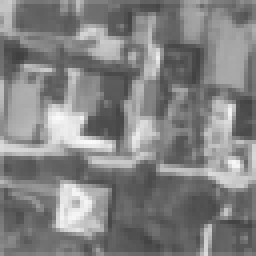
#> input picture advanced_vision_algorithms/mellin/data/domek_r0_64.pgm, 64 x 64 px (shown 4 times larger)
$ python mellin.py
#> lines starting #> are read from the running program, lines starting #| are printed output that depends on the picture
import cv2
import numpy as np
from matplotlib import pyplot


def hanning2D(n):
    h = np.hanning(n)
    return np.sqrt(np.outer(h,h))


def highpassFilter(size):
    rows = np.cos(np.pi*np.matrix([-0.5 + x/(size[0]-1) for x in range(size[0])]))
    cols = np.cos(np.pi*np.matrix([-0.5 + x/(size[1]-1) for x in range(size[1])]))
    X = np.outer(rows, cols)
    return (1.0 - X) * (2.0 - X)


template = cv2.imread('data/domek_r0_64.pgm', 0)
#> template is the input picture: shape (64, 64); min 64, max 250, mean 129.9
im = cv2.imread('data/domek_r210.pgm', 0)
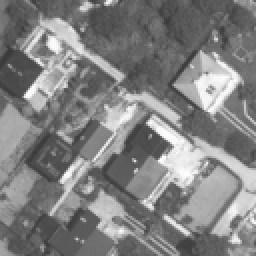
#> input picture advanced_vision_algorithms/mellin/data/domek_r210.pgm, 128 x 128 px (shown 2 times larger)
#> im is the input picture: shape (128, 128); min 59, max 255, mean 129.1

rows, columns = im.shape
#> rows = 128; columns = 128
rows_template, columns_template = template.shape
#> rows_template = 64; columns_template = 64

start_x = (columns - columns_template) // 2
#> start_x = 32
start_y = (rows - rows_template) // 2
#> start_y = 32

template2 = np.zeros(im.shape)
hanning = hanning2D(template.shape[0])
template = template*hanning

template2[start_x:(start_x+columns_template), start_y:(start_y+rows_template)] = template
template2 = np.fft.fftshift(template2)

f = np.fft.fft2(im)
f_temp = np.fft.fft2(template2)

f = np.fft.fftshift(f)
f_temp = np.fft.fftshift(f_temp)

f = np.abs(f)
f_temp = np.abs(f_temp)

highpass1 = highpassFilter(f.shape)
highpass2 = highpassFilter(f_temp.shape)


f = f*highpass1
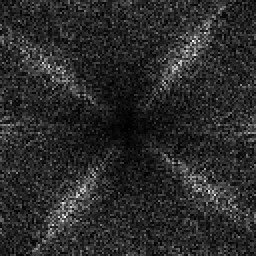
#> f: shape (128, 128) float64 (shown 2 times larger); min 10.43, max 5964.2, mean 1025; drawn with min black and max white
f_temp = f_temp*highpass2

R = f.shape[0]/2
#> R = 64
M = 2*R/np.log(R)
#> M = 30.78
lp = cv2.logPolar(f, (f.shape[0]/2, f.shape[1]/2), M, flags=cv2.INTER_LINEAR + cv2.WARP_FILL_OUTLIERS)

temp_lp = cv2.logPolar(f_temp, (f_temp.shape[0]/2, f_temp.shape[1]/2), M, flags=cv2.INTER_LINEAR + cv2.WARP_FILL_OUTLIERS)
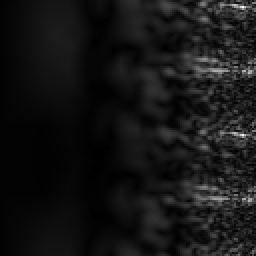
#> temp_lp: shape (128, 128) float64 (shown 2 times larger); min 8.32, max 1603.3, mean 142.8; drawn with min black and max white


f_lp = np.fft.fft2(lp)
f_temp_lp = np.fft.fft2(temp_lp)

corr_lp = f_lp * f_temp_lp.conj()
corr_lp = corr_lp/np.abs(corr_lp)
ifft = np.fft.ifft2(corr_lp)

angle, logr = np.unravel_index(np.argmax(abs(ifft)), ifft.shape)
#> angle = 11; logr = 107

if logr > ifft.shape[1] // 2:
    wykl = R - logr
#> wykl = -43
else:
    wykl = -logr

scale = np.exp(1/M) ** wykl
#> scale = 0.247

A = (angle * 360.0)/ifft.shape[0]
#> A = 30.94
angle1 = 360-A
#> angle1 = 329.1
angle2 = 360-A-180
#> angle2 = 149.1

midTrans1 = [np.floor((im.shape[0] + 1) / 2), np.floor((im.shape[1] + 1) / 2)]
#> midTrans1 = [64, 64]
transformation_matrix1 = cv2.getRotationMatrix2D((midTrans1[0], midTrans1[1]), -angle1, 1)
#> transformation_matrix1 = [[0.858, 0.514, -23.8], [-0.514, 0.858, 42.01]]

midTrans2 = [np.floor((im.shape[0] + 1) / 2), np.floor((im.shape[1] + 1) / 2)]
#> midTrans2 = [64, 64]
transformation_matrix2 = cv2.getRotationMatrix2D((midTrans2[0], midTrans2[1]), -angle2, 1)
#> transformation_matrix2 = [[-0.858, -0.514, 151.8], [0.514, -0.858, 85.99]]

im1 = cv2.warpAffine(im, transformation_matrix1, (im.shape[1], im.shape[0])) #cols, rows
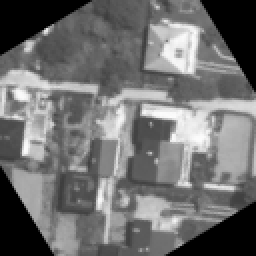
#> im1: shape (128, 128) (shown 2 times larger); min 0, max 253, mean 111.2
im2 = cv2.warpAffine(im, transformation_matrix2, (im.shape[1], im.shape[0]))

template = cv2.imread('data/wzor.pgm', 0)
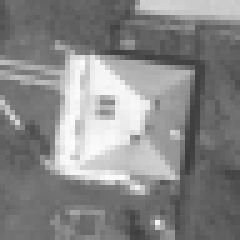
#> input picture advanced_vision_algorithms/mellin/data/wzor.pgm, 48 x 48 px (shown 5 times larger)
#> template is the input picture: shape (48, 48); min 59, max 252, mean 135.1
rows_template, columns_template = template.shape
#> rows_template = 48; columns_template = 48
start_x = (columns - columns_template) // 2
#> start_x = 40
start_y = (rows - rows_template) // 2

template2 = np.zeros(im.shape)

template2[start_x:(start_x+columns_template), start_y:(start_y+rows_template)] = template
template2 = np.fft.fftshift(template2)
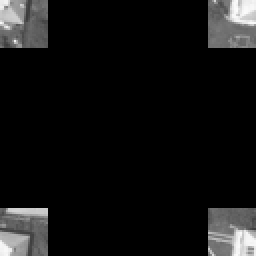
#> template2: shape (128, 128) float64 (shown 2 times larger); min 0, max 252, mean 19

f1 = np.fft.fft2(im1)
f2 = np.fft.fft2(im2)
f_template = np.fft.fft2(template2)

corr1 = f1*f_template.conj()
corr2 = f2*f_template.conj()

#normalization - to get phase correlation
corr1 = corr1/np.abs(corr1)
corr2 = corr2/np.abs(corr2)

ifft1 = np.fft.ifft2(corr1)
ifft2 = np.fft.ifft2(corr2)

if np.max(ifft1) > np.max(ifft2):
    y, x = np.unravel_index(np.argmax(abs(ifft1)), ifft1.shape)
    pyplot.figure(0)
    pyplot.imshow(im1, cmap='gray')
    pyplot.plot([x], [y], 'ro')
    pyplot.show()
else:
    y, x = np.unravel_index(np.argmax(abs(ifft2)), ifft2.shape)
#> y = 105; x = 42
    pyplot.figure(1)
    pyplot.imshow(im2, cmap='gray')
    pyplot.plot([x], [y], 'ro')
    pyplot.show()
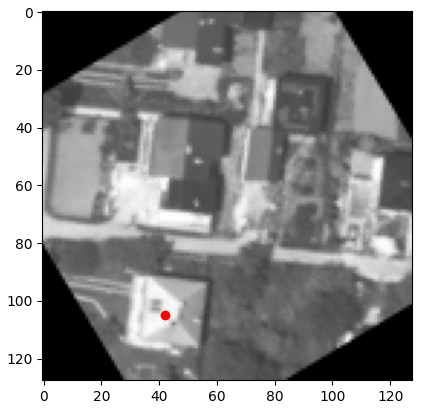
#> figure drawn by matplotlib, 1 panel
